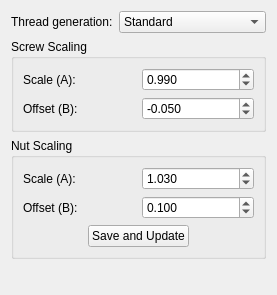
<?xml version="1.0" encoding="UTF-8"?>
<ui version="4.0">
 <class>widgetContents</class>
 <widget class="QWidget" name="widgetContents">
  <property name="geometry">
   <rect>
    <x>0</x>
    <y>0</y>
    <width>267</width>
    <height>295</height>
   </rect>
  </property>
  <property name="windowTitle">
   <string>3D print settings</string>
  </property>
  <layout class="QGridLayout" name="gridLayout">
   <item row="1" column="0">
    <layout class="QVBoxLayout" name="verticalLayout">
     <item>
      <layout class="QHBoxLayout" name="horizontalLayout_2">
       <item>
        <widget class="QLabel" name="label_2">
         <property name="text">
          <string>Thread generation:</string>
         </property>
        </widget>
       </item>
       <item>
        <spacer name="horizontalSpacer_2">
         <property name="orientation">
          <enum>Qt::Horizontal</enum>
         </property>
         <property name="sizeHint" stdset="0">
          <size>
           <width>40</width>
           <height>20</height>
          </size>
         </property>
        </spacer>
       </item>
       <item>
        <widget class="Gui::PrefComboBox" name="comboThreadGen">
         <property name="toolTip">
          <string>Select method of thread generation</string>
         </property>
         <property name="prefEntry" stdset="0">
          <cstring>ScrewToolbarThreadGeneration</cstring>
         </property>
         <property name="prefPath" stdset="0">
          <cstring>Mod/Fasteners</cstring>
         </property>
         <item>
          <property name="text">
           <string>Standard</string>
          </property>
         </item>
         <item>
          <property name="text">
           <string>3D printer compatible</string>
          </property>
         </item>
        </widget>
       </item>
      </layout>
     </item>
     <item>
      <widget class="QGroupBox" name="groupBox_2">
       <property name="sizePolicy">
        <sizepolicy hsizetype="Preferred" vsizetype="Preferred">
         <horstretch>0</horstretch>
         <verstretch>0</verstretch>
        </sizepolicy>
       </property>
       <property name="title">
        <string>Screw Scaling</string>
       </property>
       <layout class="QVBoxLayout" name="verticalLayout_2">
        <item>
         <layout class="QHBoxLayout" name="horizontalLayout_4">
          <item>
           <widget class="QLabel" name="label_5">
            <property name="text">
             <string>Scale (A):</string>
            </property>
           </widget>
          </item>
          <item>
           <widget class="Gui::PrefDoubleSpinBox" name="spScrewScaleA">
            <property name="decimals">
             <number>3</number>
            </property>
            <property name="minimum">
             <double>0.800000000000000</double>
            </property>
            <property name="maximum">
             <double>1.200000000000000</double>
            </property>
            <property name="singleStep">
             <double>0.010000000000000</double>
            </property>
            <property name="value">
             <double>0.990000000000000</double>
            </property>
            <property name="prefEntry" stdset="0">
             <cstring>ScrewThrScaleA</cstring>
            </property>
            <property name="prefPath" stdset="0">
             <cstring>Mod/Fasteners</cstring>
            </property>
           </widget>
          </item>
         </layout>
        </item>
        <item>
         <layout class="QHBoxLayout" name="horizontalLayout_5">
          <item>
           <widget class="QLabel" name="label_6">
            <property name="text">
             <string>Offset (B):</string>
            </property>
           </widget>
          </item>
          <item>
           <widget class="Gui::PrefDoubleSpinBox" name="spScrewScaleB">
            <property name="decimals">
             <number>3</number>
            </property>
            <property name="minimum">
             <double>-1.000000000000000</double>
            </property>
            <property name="maximum">
             <double>1.000000000000000</double>
            </property>
            <property name="singleStep">
             <double>0.010000000000000</double>
            </property>
            <property name="value">
             <double>-0.050000000000000</double>
            </property>
            <property name="prefEntry" stdset="0">
             <cstring>ScrewThrScaleB</cstring>
            </property>
            <property name="prefPath" stdset="0">
             <cstring>Mod/Fasteners</cstring>
            </property>
           </widget>
          </item>
         </layout>
        </item>
       </layout>
      </widget>
     </item>
     <item>
      <widget class="QGroupBox" name="groupBox_3">
       <property name="title">
        <string>Nut Scaling</string>
       </property>
       <layout class="QVBoxLayout" name="verticalLayout_3">
        <item>
         <layout class="QHBoxLayout" name="horizontalLayout_6">
          <item>
           <widget class="QLabel" name="label_7">
            <property name="text">
             <string>Scale (A):</string>
            </property>
           </widget>
          </item>
          <item>
           <widget class="Gui::PrefDoubleSpinBox" name="spNutScaleA">
            <property name="decimals">
             <number>3</number>
            </property>
            <property name="minimum">
             <double>0.800000000000000</double>
            </property>
            <property name="maximum">
             <double>1.200000000000000</double>
            </property>
            <property name="singleStep">
             <double>0.010000000000000</double>
            </property>
            <property name="value">
             <double>1.030000000000000</double>
            </property>
            <property name="prefEntry" stdset="0">
             <cstring>NutThrScaleA</cstring>
            </property>
            <property name="prefPath" stdset="0">
             <cstring>Mod/Fasteners</cstring>
            </property>
           </widget>
          </item>
         </layout>
        </item>
        <item>
         <layout class="QHBoxLayout" name="horizontalLayout_7">
          <item>
           <widget class="QLabel" name="label_8">
            <property name="text">
             <string>Offset (B):</string>
            </property>
           </widget>
          </item>
          <item>
           <widget class="Gui::PrefDoubleSpinBox" name="spNutScaleB">
            <property name="decimals">
             <number>3</number>
            </property>
            <property name="minimum">
             <double>-1.000000000000000</double>
            </property>
            <property name="maximum">
             <double>1.000000000000000</double>
            </property>
            <property name="singleStep">
             <double>0.010000000000000</double>
            </property>
            <property name="value">
             <double>0.100000000000000</double>
            </property>
            <property name="prefEntry" stdset="0">
             <cstring>NutThrScaleB</cstring>
            </property>
            <property name="prefPath" stdset="0">
             <cstring>Mod/Fasteners</cstring>
            </property>
           </widget>
          </item>
         </layout>
        </item>
        <item>
         <layout class="QHBoxLayout" name="horizontalLayout">
          <property name="topMargin">
           <number>0</number>
          </property>
          <item>
           <widget class="QPushButton" name="pushUpdate">
            <property name="sizePolicy">
             <sizepolicy hsizetype="Maximum" vsizetype="Fixed">
              <horstretch>0</horstretch>
              <verstretch>0</verstretch>
             </sizepolicy>
            </property>
            <property name="text">
             <string>Save and Update</string>
            </property>
           </widget>
          </item>
         </layout>
        </item>
       </layout>
      </widget>
     </item>
     <item>
      <spacer name="verticalSpacer">
       <property name="orientation">
        <enum>Qt::Vertical</enum>
       </property>
       <property name="sizeHint" stdset="0">
        <size>
         <width>20</width>
         <height>40</height>
        </size>
       </property>
      </spacer>
     </item>
    </layout>
   </item>
  </layout>
 </widget>
 <customwidgets>
  <customwidget>
   <class>Gui::PrefComboBox</class>
   <extends>QComboBox</extends>
   <header>Gui/PrefWidgets.h</header>
  </customwidget>
  <customwidget>
   <class>Gui::PrefDoubleSpinBox</class>
   <extends>QDoubleSpinBox</extends>
   <header>Gui/PrefWidgets.h</header>
  </customwidget>
 </customwidgets>
 <resources/>
 <connections/>
</ui>
